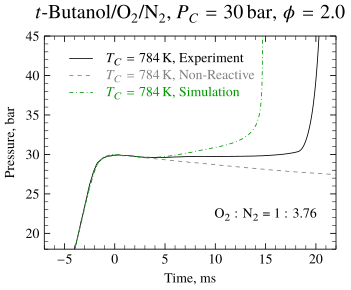

Reproduce this figure in gnuplot.
reset
set term postscript enhanced eps font "Times,20" color size 9cm,9cm dl 2.0
set output "tbuoh-20press.eps"
set yrange[18:45]
set xrange [-7:22]
set xlabel "Time, ms"
set ylabel "Pressure, bar" offset 2
set title "{/=30 {/Times-Italic t}-Butanol/O_{2}/N_{2}, {/Times-Italic P_{/*0.75 C}}=30 bar, {/Symbol f}=2.0}"
set key at 7,40 Left reverse width -11 height 0.25 spacing 1.1 tc variable font ",20" samplen 1.2
set mxtics 4
set mytics 5
set xtics scale 1.25,0.75 
set ytics scale 1.25,0.75
set bmargin 3.5
set datafile separator ","

set label at 10,21 "{/=20 O_{2} : N_{2} = 1 : 3.76}"

plot 'tbuoh-20press.txt' u 1:2 w lines lt 1 lw 2.0 lc rgb "#000000" title "T_{C} = 784 K, Experiment",\
     'tbuoh-20press.txt' u 3:4 w lines lt 2 lw 2.0 lc rgb "#666699" title "T_{C} = 784 K, Non-Reactive",\
     'tbuoh-20press.txt' u 5:6 w lines lt 5 lw 2.0 lc rgb "#006400" title "T_{C} = 784 K, Simulation"

set output
